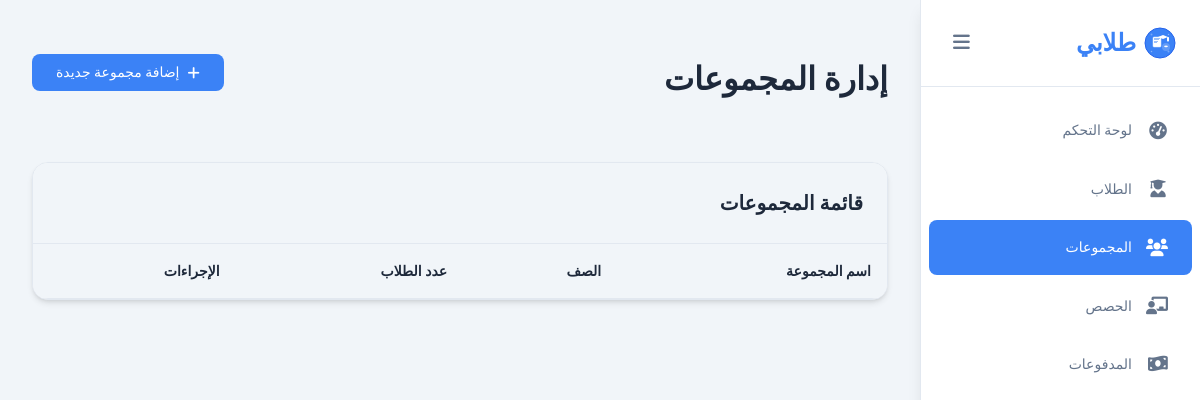
Before: /groups/ with the older database file.
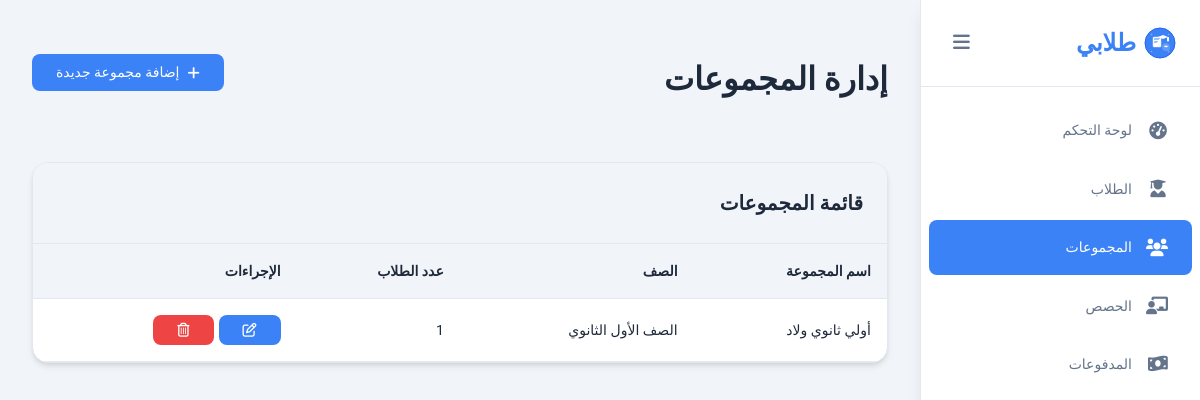
After: the same page with the newer database file.
### students/models.py (models this page shows, shortened)
class Group(models.Model):
    name = models.CharField(max_length=255)
    grade = models.CharField(max_length=21, choices=GRADES)

### students/views.py (the view)
# urls.py: path('groups/', views.groups_page, name='groups'),
def groups_page(request):
    groups = Group.objects.all()
    no_group_students = Student.objects.values("group_id").annotate(students_count=Count("group_id"))
    context = {
        "groups": zip(groups, no_group_students),
    }
    return render(request, 'groups/groups_list.html', context)

### templates/groups/groups_list.html (shortened to what this page needs)
{% extends 'base.html' %}
{% block content %}
<section id="groups" class="content-section active">
    <div class="section-header">
        <h1>إدارة المجموعات</h1>
        <a href="{% url 'add_group' %}" class="btn btn-primary" id="addGroupBtn">
            <i class="fas fa-plus"></i>
            إضافة مجموعة جديدة
        </a>
    </div>
    <div class="table-container">
        <div class="table-header">
            <h3>قائمة المجموعات</h3>
        </div>
        <div class="table-wrapper">
            <table class="data-table" id="groupsTable">
                <thead>
                    <tr>
                        <th>اسم المجموعة</th>
                        <th>الصف</th>
                        <th>عدد الطلاب</th>
                        <th>الإجراءات</th>
                    </tr>
                </thead>
                <tbody id="groupsTableBody">
                    {% for group, count in groups %}
                        <tr>
                            <td>{{ group.name }}</td>
                            <td>{{ group.grade }}</td>
                            <td>{{ count.students_count }}</td>
                            <td>
                                <div style="display: flex; gap: 5px;">
                                    <a href="{% url 'edit_group' group.id %}" class="btn btn-primary">
                                        <i class="far fa-edit"></i>
                                    </a>
                                    <form method="POST" action="{% url 'delete_group' group.id %}">
                                        <button type="submit" class="btn btn-danger">
                                            <i class="far fa-trash-alt"></i>
                                        </button>
                                    </form>
                                </div>
                            </td>
                        </tr>
                    {% endfor %}
                </tbody>
            </table>
        </div>
    </div>
</section>
{% endblock %}

Changed rows visible on the page:
added Group: name "أولي ثانوي ولاد", grade "الصف الأول الثانوي", students_count "1"
